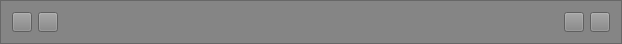
     <widget class="QFrame" name="frame_2">
      <property name="maximumSize">
       <size>
        <width>16777215</width>
        <height>30</height>
       </size>
      </property>
      <property name="styleSheet">
       <string notr="true">background-color: rgb(133, 133, 133);</string>
      </property>
      <property name="frameShape">
       <enum>QFrame::StyledPanel</enum>
      </property>
      <property name="frameShadow">
       <enum>QFrame::Raised</enum>
      </property>
      <layout class="QHBoxLayout" name="horizontalLayout_2">
       <item>
        <widget class="QPushButton" name="GoToHome">
         <property name="minimumSize">
          <size>
           <width>0</width>
           <height>0</height>
          </size>
         </property>
         <property name="maximumSize">
          <size>
           <width>20</width>
           <height>20</height>
          </size>
         </property>
         <property name="font">
          <font>
           <pointsize>8</pointsize>
          </font>
         </property>
         <property name="styleSheet">
          <string notr="true">border-image: url(:/newPrefix/home - Copy.png);</string>
         </property>
         <property name="text">
          <string/>
         </property>
         <property name="iconSize">
          <size>
           <width>15</width>
           <height>15</height>
          </size>
         </property>
        </widget>
       </item>
       <item>
        <widget class="QPushButton" name="GoToInfo">
         <property name="minimumSize">
          <size>
           <width>0</width>
           <height>0</height>
          </size>
         </property>
         <property name="maximumSize">
          <size>
           <width>20</width>
           <height>20</height>
          </size>
         </property>
         <property name="styleSheet">
          <string notr="true">border-image: url(:/newPrefix/info - Copy.png);</string>
         </property>
         <property name="text">
          <string/>
         </property>
        </widget>
       </item>
       <item>
        <spacer name="horizontalSpacer">
         <property name="orientation">
          <enum>Qt::Horizontal</enum>
         </property>
         <property name="sizeType">
          <enum>QSizePolicy::Expanding</enum>
         </property>
         <property name="sizeHint" stdset="0">
          <size>
           <width>500</width>
           <height>20</height>
          </size>
         </property>
        </spacer>
       </item>
       <item>
        <widget class="QPushButton" name="Minimize">
         <property name="minimumSize">
          <size>
           <width>0</width>
           <height>0</height>
          </size>
         </property>
         <property name="maximumSize">
          <size>
           <width>20</width>
           <height>20</height>
          </size>
         </property>
         <property name="styleSheet">
          <string notr="true">border-image: url(:/newPrefix/minus-small.png);</string>
         </property>
         <property name="text">
          <string/>
         </property>
        </widget>
       </item>
       <item>
        <widget class="QPushButton" name="pushButton_3">
         <property name="maximumSize">
          <size>
           <width>20</width>
           <height>20</height>
          </size>
         </property>
         <property name="styleSheet">
          <string notr="true">border-image: url(:/newPrefix/cross-small - Copy.png);</string>
         </property>
         <property name="text">
          <string/>
         </property>
        </widget>
       </item>
      </layout>
     </widget>
